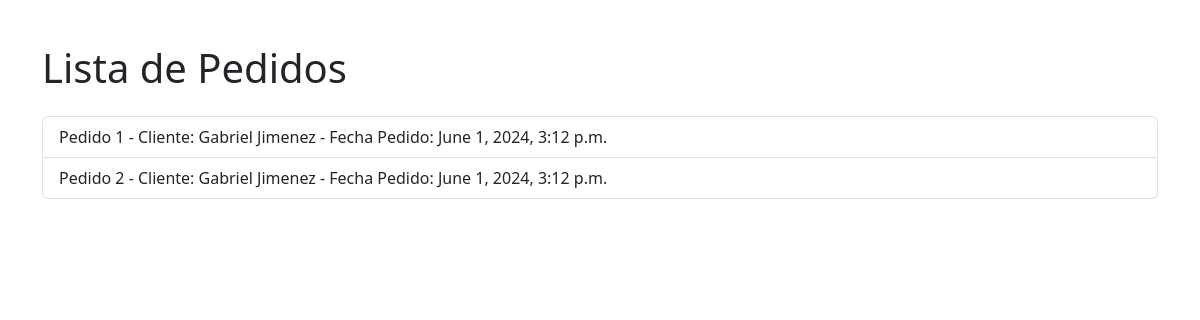
Page /gestion/pedidos/ on the committed database.
### gestion/models.py (models this page shows, shortened)
class Pedido(models.Model):
    cliente = models.ForeignKey(Cliente, on_delete=models.CASCADE)
    productos = models.ManyToManyField(Producto)
    fecha_pedido = models.DateTimeField(auto_now_add=True)
    direccion_entrega = models.CharField(max_length=255, default='Sin dirección')
    recogida_en_tienda = models.BooleanField(default=False)
    domiciliario = models.ForeignKey(Domiciliario, on_delete=models.SET_NULL, null=True, blank=True)
    fecha_envio = models.DateTimeField(null=True, blank=True)
    fecha_entrega = models.DateTimeField(null=True, blank=True)

class Cliente(models.Model):
    nombre = models.CharField(max_length=100)
    apellido = models.CharField(max_length=100)
    direccion = models.CharField(max_length=255)
    telefono = models.CharField(max_length=15)

### gestion/views.py (the view)
# urls.py: path('pedidos/', views.lista_pedidos, name='lista_pedidos'),
def lista_pedidos(request):
    pedidos = Pedido.objects.all()
    return render(request, 'gestion/lista_pedidos.html', {'pedidos': pedidos})

### gestion/templates/gestion/lista_pedidos.html (shortened to what this page needs)
{% extends "gestion/base.html" %}
{% block content %}
<div class="container">
    <h1 class="my-4">Lista de Pedidos</h1>
    <ul class="list-group">
        {% for pedido in pedidos %}
        <li class="list-group-item">
            Pedido {{ pedido.id }} - Cliente: {{ pedido.cliente.nombre }} {{ pedido.cliente.apellido }}
            - Fecha Pedido: {{ pedido.fecha_pedido }}
        </li>
        {% endfor %}
    </ul>
</div>
{% endblock %}

### gestion/templates/gestion/base.html (style rules this page uses)
body { padding: 20px; }

### rows in the picture
Pedido: id "1", cliente.nombre "Gabriel", cliente.apellido "Jimenez", fecha_pedido "June 1, 2024, 3:12 p.m."
Pedido: id "2", cliente.nombre "Gabriel", cliente.apellido "Jimenez", fecha_pedido "June 1, 2024, 3:12 p.m."
